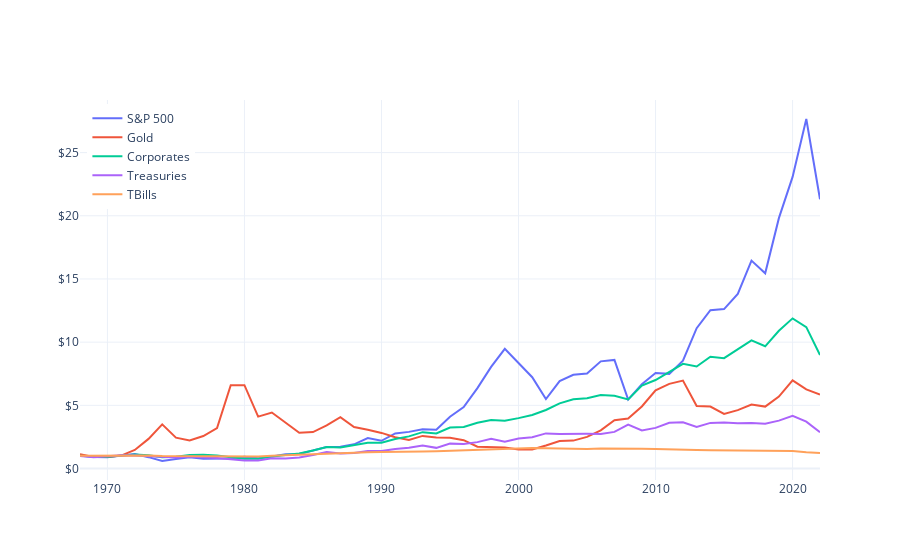

Write notebook code for a chart like this one.
### Markdown cell above
# FIGURE 2 (COMPOUND RETURNS)

### Code cell
accum = (1+df).cumprod()

traces = []
for asset in accum.columns:
    trace = go.Scatter(
        x=accum.index.to_list(),
        y=accum[asset],
        name=asset,
        text=[asset]*accum.shape[0],
        hovertemplate="%{text} = $%{y:.2f}<extra></extra>"
    )
    traces.append(trace)

fig = go.Figure()
for trace in traces:
    fig.add_trace(trace)

fig.update_layout(
    yaxis_tickprefix="$",
    xaxis_tickformat=".0f",
    hovermode="x unified",
    template="plotly_white",
    legend=dict(
        yanchor="top", 
        y=0.99, 
        xanchor="left", 
        x=0.01
    ),
)
fig.show()

### Figure 1 — Plotly figure (JSON) as saved in the notebook; plotly's stock layout.template omitted (floating-point values rounded to 4 significant figures)
{"data": [{"hovertemplate": "%{text} = $%{y:.2f}<extra></extra>", "name": "S&P 500", "text": ["S&P 500", "S&P 500", "S&P 500", "S&P 500", "S&P 500", "S&P 500", "S&P 500", "S&P 500", "S&P 500", "S&P 500", "S&P 500", "S&P 500", "S&P 500", "S&P 500", "S&P 500", "S&P 500", "S&P 500", "S&P 500", "S&P 500", "S&P 500", "S&P 500", "S&P 500", "S&P 500", "S&P 500", "S&P 500", "S&P 500", "S&P 500", "S&P 500", "S&P 500", "S&P 500", "S&P 500", "S&P 500", "S&P 500", "S&P 500", "S&P 500", "S&P 500", "S&P 500", "S&P 500", "S&P 500", "S&P 500", "S&P 500", "S&P 500", "S&P 500", "S&P 500", "S&P 500", "S&P 500", "S&P 500", "S&P 500", "S&P 500", "S&P 500", "S&P 500", "S&P 500", "S&P 500", "S&P 500", "S&P 500"], "type": "scatter", "x": [1968, 1969, 1970, 1971, 1972, 1973, 1974, 1975, 1976, 1977, 1978, 1979, 1980, 1981, 1982, 1983, 1984, 1985, 1986, 1987, 1988, 1989, 1990, 1991, 1992, 1993, 1994, 1995, 1996, 1997, 1998, 1999, 2000, 2001, 2002, 2003, 2004, 2005, 2006, 2007, 2008, 2009, 2010, 2011, 2012, 2013, 2014, 2015, 2016, 2017, 2018, 2019, 2020, 2021, 2022], "y": [1.058, 0.917, 0.8996, 0.995, 1.143, 0.8988, 0.5942, 0.7598, 0.8958, 0.7811, 0.7633, 0.7988, 0.9366, 0.8195, 0.9505, 1.12, 1.143, 1.445, 1.692, 1.716, 1.916, 2.407, 2.196, 2.777, 2.899, 3.101, 3.063, 4.098, 4.863, 6.365, 8.04, 9.465, 8.324, 7.222, 5.499, 6.918, 7.413, 7.521, 8.481, 8.593, 5.453, 6.679, 7.561, 7.49, 8.53, 11.1, 12.52, 12.62, 13.82, 16.45, 15.45, 19.81, 23.08, 27.66, 21.3]}, {"hovertemplate": "%{text} = $%{y:.2f}<extra></extra>", "name": "Gold", "text": ["Gold", "Gold", "Gold", "Gold", "Gold", "Gold", "Gold", "Gold", "Gold", "Gold", "Gold", "Gold", "Gold", "Gold", "Gold", "Gold", "Gold", "Gold", "Gold", "Gold", "Gold", "Gold", "Gold", "Gold", "Gold", "Gold", "Gold", "Gold", "Gold", "Gold", "Gold", "Gold", "Gold", "Gold", "Gold", "Gold", "Gold", "Gold", "Gold", "Gold", "Gold", "Gold", "Gold", "Gold", "Gold", "Gold", "Gold", "Gold", "Gold", "Gold", "Gold", "Gold", "Gold", "Gold", "Gold"], "type": "scatter", "x": [1968, 1969, 1970, 1971, 1972, 1973, 1974, 1975, 1976, 1977, 1978, 1979, 1980, 1981, 1982, 1983, 1984, 1985, 1986, 1987, 1988, 1989, 1990, 1991, 1992, 1993, 1994, 1995, 1996, 1997, 1998, 1999, 2000, 2001, 2002, 2003, 2004, 2005, 2006, 2007, 2008, 2009, 2010, 2011, 2012, 2013, 2014, 2015, 2016, 2017, 2018, 2019, 2020, 2021, 2022], "y": [1.139, 0.9026, 0.9077, 1.026, 1.471, 2.343, 3.492, 2.438, 2.227, 2.569, 3.195, 6.585, 6.594, 4.108, 4.432, 3.636, 2.831, 2.886, 3.41, 4.067, 3.284, 3.068, 2.816, 2.471, 2.261, 2.581, 2.463, 2.428, 2.245, 1.727, 1.69, 1.665, 1.509, 1.506, 1.822, 2.174, 2.208, 2.503, 3.025, 3.823, 3.955, 4.909, 6.182, 6.697, 6.955, 4.947, 4.906, 4.318, 4.617, 5.056, 4.9, 5.692, 6.975, 6.262, 5.858]}, {"hovertemplate": "%{text} = $%{y:.2f}<extra></extra>", "name": "Corporates", "text": ["Corporates", "Corporates", "Corporates", "Corporates", "Corporates", "Corporates", "Corporates", "Corporates", "Corporates", "Corporates", "Corporates", "Corporates", "Corporates", "Corporates", "Corporates", "Corporates", "Corporates", "Corporates", "Corporates", "Corporates", "Corporates", "Corporates", "Corporates", "Corporates", "Corporates", "Corporates", "Corporates", "Corporates", "Corporates", "Corporates", "Corporates", "Corporates", "Corporates", "Corporates", "Corporates", "Corporates", "Corporates", "Corporates", "Corporates", "Corporates", "Corporates", "Corporates", "Corporates", "Corporates", "Corporates", "Corporates", "Corporates", "Corporates", "Corporates", "Corporates", "Corporates", "Corporates", "Corporates", "Corporates", "Corporates"], "type": "scatter", "x": [1968, 1969, 1970, 1971, 1972, 1973, 1974, 1975, 1976, 1977, 1978, 1979, 1980, 1981, 1982, 1983, 1984, 1985, 1986, 1987, 1988, 1989, 1990, 1991, 1992, 1993, 1994, 1995, 1996, 1997, 1998, 1999, 2000, 2001, 2002, 2003, 2004, 2005, 2006, 2007, 2008, 2009, 2010, 2011, 2012, 2013, 2014, 2015, 2016, 2017, 2018, 2019, 2020, 2021, 2022], "y": [1.001, 0.9264, 0.9271, 1.023, 1.103, 1.056, 0.9007, 0.9337, 1.064, 1.097, 1.038, 0.8983, 0.7731, 0.7699, 0.9569, 1.071, 1.191, 1.421, 1.706, 1.672, 1.844, 2.04, 2.038, 2.332, 2.541, 2.877, 2.768, 3.243, 3.288, 3.615, 3.841, 3.772, 3.987, 4.231, 4.632, 5.154, 5.48, 5.564, 5.809, 5.756, 5.466, 6.556, 7.003, 7.65, 8.279, 8.069, 8.849, 8.732, 9.443, 10.15, 9.671, 10.9, 11.88, 11.19, 8.986]}, {"hovertemplate": "%{text} = $%{y:.2f}<extra></extra>", "name": "Treasuries", "text": ["Treasuries", "Treasuries", "Treasuries", "Treasuries", "Treasuries", "Treasuries", "Treasuries", "Treasuries", "Treasuries", "Treasuries", "Treasuries", "Treasuries", "Treasuries", "Treasuries", "Treasuries", "Treasuries", "Treasuries", "Treasuries", "Treasuries", "Treasuries", "Treasuries", "Treasuries", "Treasuries", "Treasuries", "Treasuries", "Treasuries", "Treasuries", "Treasuries", "Treasuries", "Treasuries", "Treasuries", "Treasuries", "Treasuries", "Treasuries", "Treasuries", "Treasuries", "Treasuries", "Treasuries", "Treasuries", "Treasuries", "Treasuries", "Treasuries", "Treasuries", "Treasuries", "Treasuries", "Treasuries", "Treasuries", "Treasuries", "Treasuries", "Treasuries", "Treasuries", "Treasuries", "Treasuries", "Treasuries", "Treasuries"], "type": "scatter", "x": [1968, 1969, 1970, 1971, 1972, 1973, 1974, 1975, 1976, 1977, 1978, 1979, 1980, 1981, 1982, 1983, 1984, 1985, 1986, 1987, 1988, 1989, 1990, 1991, 1992, 1993, 1994, 1995, 1996, 1997, 1998, 1999, 2000, 2001, 2002, 2003, 2004, 2005, 2006, 2007, 2008, 2009, 2010, 2011, 2012, 2013, 2014, 2015, 2016, 2017, 2018, 2019, 2020, 2021, 2022], "y": [0.9863, 0.8847, 0.9784, 1.04, 1.034, 0.9841, 0.8954, 0.8659, 0.9562, 0.9079, 0.8266, 0.7347, 0.6344, 0.6302, 0.8062, 0.8016, 0.8763, 1.061, 1.304, 1.188, 1.231, 1.384, 1.384, 1.546, 1.642, 1.824, 1.635, 1.969, 1.932, 2.088, 2.362, 2.11, 2.38, 2.473, 2.778, 2.733, 2.763, 2.751, 2.736, 2.896, 3.479, 3.007, 3.216, 3.62, 3.664, 3.28, 3.609, 3.632, 3.584, 3.608, 3.536, 3.789, 4.164, 3.713, 2.866]}, {"hovertemplate": "%{text} = $%{y:.2f}<extra></extra>", "name": "TBills", "text": ["TBills", "TBills", "TBills", "TBills", "TBills", "TBills", "TBills", "TBills", "TBills", "TBills", "TBills", "TBills", "TBills", "TBills", "TBills", "TBills", "TBills", "TBills", "TBills", "TBills", "TBills", "TBills", "TBills", "TBills", "TBills", "TBills", "TBills", "TBills", "TBills", "TBills", "TBills", "TBills", "TBills", "TBills", "TBills", "TBills", "TBills", "TBills", "TBills", "TBills", "TBills", "TBills", "TBills", "TBills", "TBills", "TBills", "TBills", "TBills", "TBills", "TBills", "TBills", "TBills", "TBills", "TBills", "TBills"], "type": "scatter", "x": [1968, 1969, 1970, 1971, 1972, 1973, 1974, 1975, 1976, 1977, 1978, 1979, 1980, 1981, 1982, 1983, 1984, 1985, 1986, 1987, 1988, 1989, 1990, 1991, 1992, 1993, 1994, 1995, 1996, 1997, 1998, 1999, 2000, 2001, 2002, 2003, 2004, 2005, 2006, 2007, 2008, 2009, 2010, 2011, 2012, 2013, 2014, 2015, 2016, 2017, 2018, 2019, 2020, 2021, 2022], "y": [1.006, 1.013, 1.021, 1.032, 1.038, 1.02, 0.9815, 0.9692, 0.9686, 0.9558, 0.9399, 0.9133, 0.9055, 0.9481, 1.01, 1.057, 1.113, 1.152, 1.207, 1.223, 1.25, 1.291, 1.306, 1.337, 1.343, 1.345, 1.367, 1.406, 1.429, 1.476, 1.522, 1.551, 1.587, 1.615, 1.601, 1.585, 1.555, 1.552, 1.585, 1.589, 1.611, 1.57, 1.549, 1.504, 1.479, 1.458, 1.449, 1.441, 1.416, 1.4, 1.399, 1.395, 1.382, 1.29, 1.236]}], "layout": {"hovermode": "x unified", "legend": {"x": 0.01, "xanchor": "left", "y": 0.99, "yanchor": "top"}, "xaxis": {"tickformat": ".0f"}, "yaxis": {"tickprefix": "$"}}}
